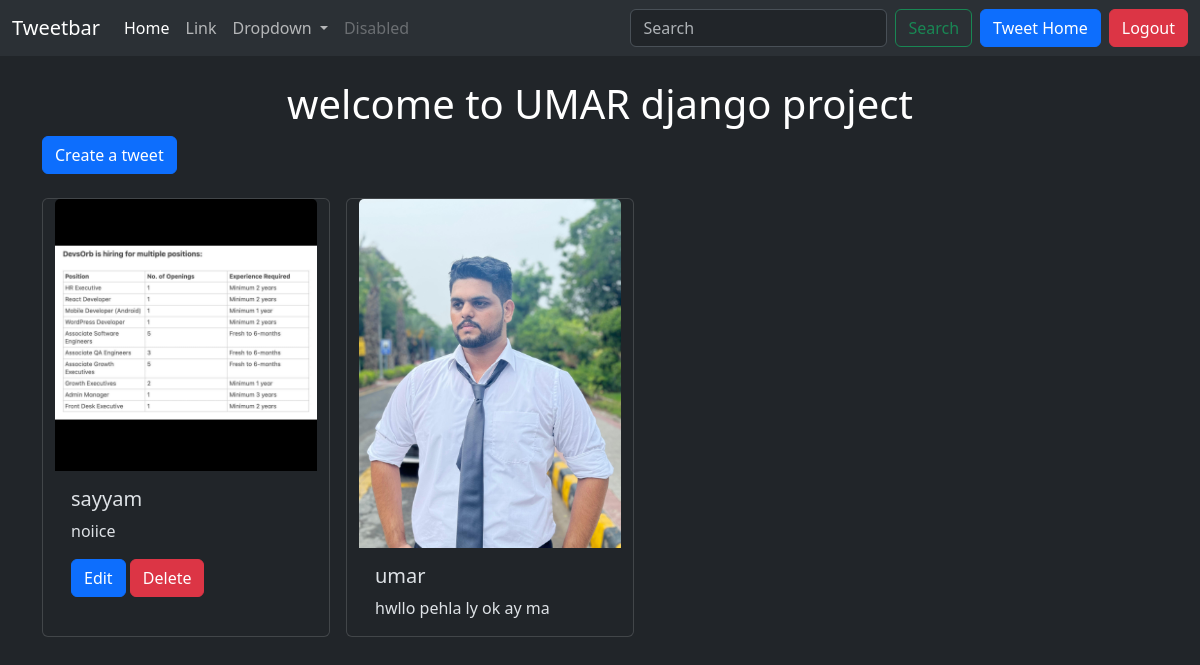
Page /tweet/ (signed in) on the committed database.
### tweet/models.py (models this page shows, shortened)
class Tweet(models.Model):
    user = models.ForeignKey(User, on_delete=models.CASCADE)
    text = models.TextField(max_length=250)
    photo = models.ImageField(upload_to='photos/',blank=True, null=True)
    created_at = models.DateTimeField(auto_now_add=True)
    updated_at = models.DateTimeField(auto_now=True)

### tweet/views.py (the view)
# urls.py: path('', views.tweet_list, name='tweet_list'),
def tweet_list(request):
    tweets = Tweet.objects.all().order_by('-created_at')
    return render(request, 'tweet_list.html', {'tweets' : tweets})

### tweet/templates/tweet_list.html (shortened to what this page needs)
{% extends "layout.html" %}
{% block content %}
<h1 class="text-center text-white mt-4">welcome to UMAR django project</h1>
<a class="btn btn-primary mb-4" href="{% url 'tweet_create' %}">Create a tweet</a>
<div class="container row gap-3">
    {% for tweet in tweets %}
    <div class="card" style="width: 18rem;">
        <img src={{tweet.photo.url}} class="card-img-top" alt="...">
        <div class="card-body">
          <h5 class="card-title">{{tweet.user.username}}</h5>
          <p class="card-text">{{tweet.text}}</p>
          {%if tweet.user == user%}
          <a href="{% url 'tweet_edit' tweet.id %}" class="btn btn-primary">Edit</a>
          <a href="{% url 'tweet_delete' tweet.id %}" class="btn btn-danger">Delete</a>
          {%endif%}
        </div>
      </div>
    {% endfor %}
</div>
{% endblock %}

### rows in the picture
Tweet: photo (picture), user.username "sayyam", text "noiice", shows "Edit"
Tweet: photo (picture), user.username "umar", text "hwllo pehla ly ok ay ma"
